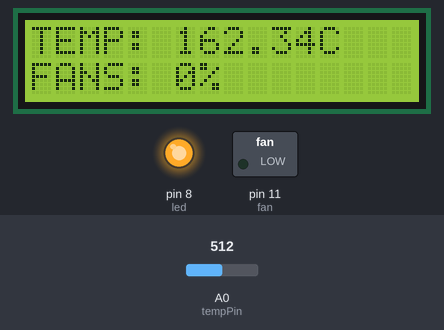
Recording of a sketch running on a simulated Arduino Uno, built with avr-gcc and run on an emulated ATmega328P. Shown: 16×2 character LCD, switched loads named in the sketch (green lamp = pin HIGH), output pins drawn as LEDs (lit = HIGH). The inputs (shaded band) are chosen by the test bench; at power-on: A0 (tempPin) = 512. What the sketch prints to the serial monitor is not drawn.

Above: at 1.2 s.
1.3 s: A0 (tempPin) set to 206
At 1.5 s:
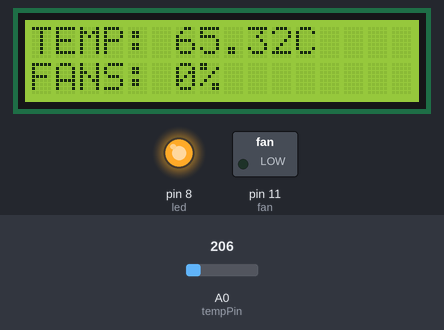
4.0 s: A0 (tempPin) set to 182
At 4.39 s:
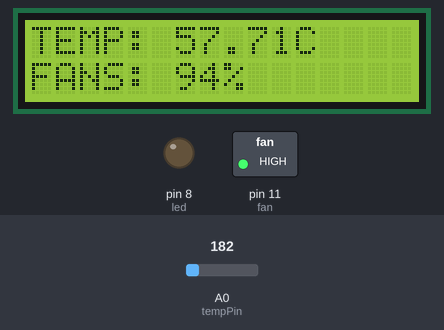
6.5 s: A0 (tempPin) set to 306
At 6.87 s:
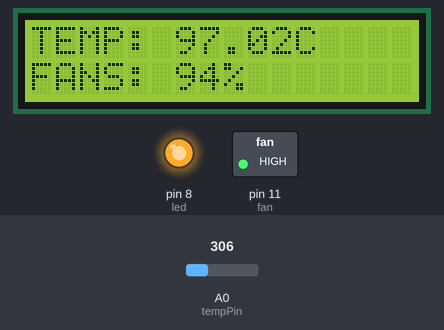
8.9 s: A0 (tempPin) set to 0
At 9.14 s:
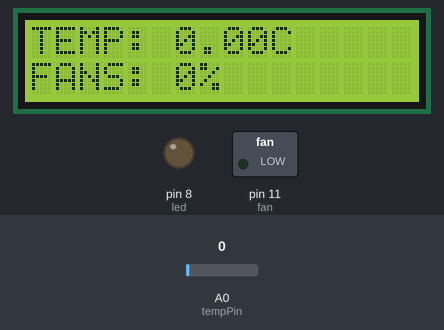
Timing chart, 0 to 11.9 s (numbered marks = the images above; inputs shaded):
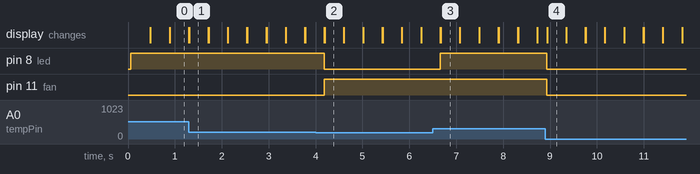

Measured:
- the behaviour switches between 190 and 189 on A0 (tempPin) (found by bisection; images 1 and 2)
- after the input at 1.3 s, the display: first differs from a run without the input at once (image 1)
- after the input at 4.0 s, pin 8 (led): HIGH → LOW after 0.19 s; pin 11 (fan): LOW → HIGH after 0.19 s; the display: first differs from a run without the input after 0.19 s (image 2)
- after the input at 6.5 s, pin 8 (led): LOW → HIGH after 0.16 s; the display: first differs from a run without the input after 0.17 s (image 3)
- after the input at 8.9 s, pin 8 (led), pin 11 (fan): HIGH → LOW at once; the display: changes at once (image 4)
- what the display in image 1 shows lasts 0.4 s, from 1.3 s to 1.7 s

The sketch:

temperaturemeasurement.ino
```cpp
#include <LiquidCrystal.h>
LiquidCrystal lcd(2,3,4,5,6,7);
int tempPin = A0;
int fan = 11;
int led = 8;
float temp;
int tempMin = 10;
int tempMax = 60;
int fanSpeed;
int fanLCD;
float a;

void setup() {
pinMode(fan, OUTPUT);
pinMode(led, OUTPUT);
pinMode(tempPin, INPUT);
lcd.begin(16,2);
Serial.begin(9600);
  // put your setup code here, to run once:

}

void loop() {
  a=analogRead(A0);
temp=(a*(5.0/1024.0)*100)/1.54;
Serial.println(temp);

if(temp<tempMin)
{
fanSpeed = 0;
analogWrite(fan, fanSpeed);
fanLCD=0;
digitalWrite(fan, LOW);
}

if((temp >= tempMin) && (temp <= tempMax))
{
fanSpeed = 255;

fanLCD = map(temp, tempMin, tempMax, 0, 100);
analogWrite(fan, fanSpeed);
}

if(temp > tempMax)
{
digitalWrite(led, HIGH);
}
else
{
digitalWrite(led, LOW);
}

lcd.print("TEMP: ");
lcd.print(temp);
lcd.print("C ");
lcd.setCursor(0,1);
lcd.print("FANS: ");
lcd.print(fanLCD);
lcd.print("%");
delay(200);
lcd.clear();
}
```
